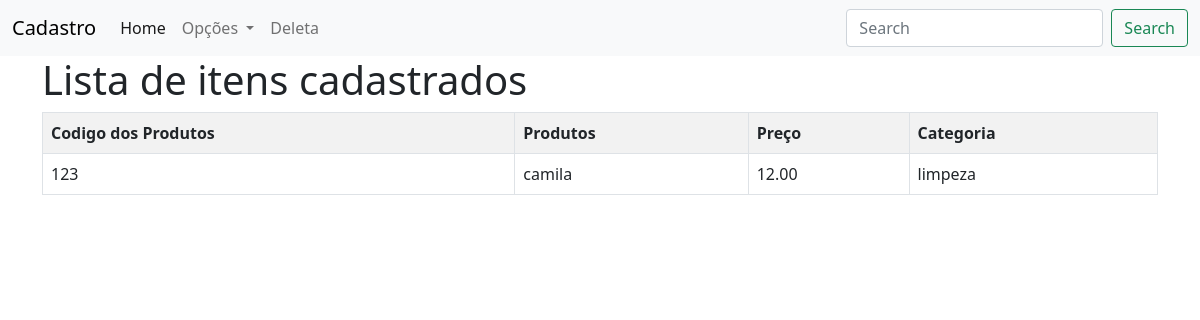
The page /ver_itens on the database as committed earlier.
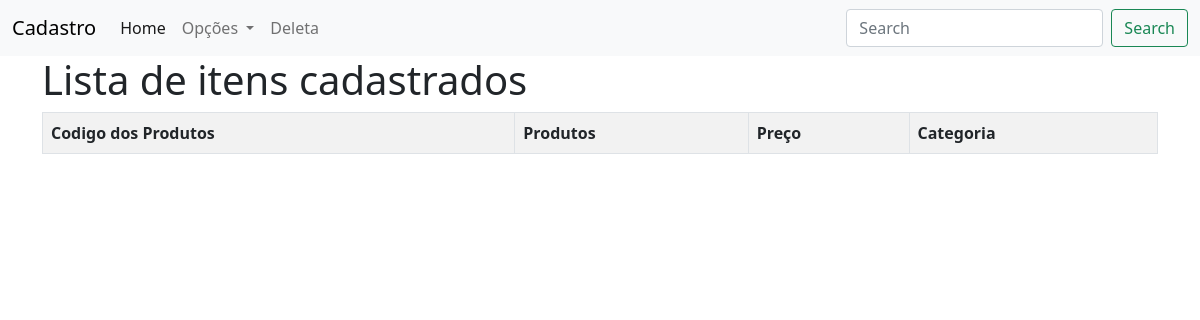
The same page on the database as committed later.
### amz/models.py (models this page shows)
class Produto (models.Model):
    codigo_pro = models.CharField(max_length=100, primary_key=True, blank=False, null=False)
    nome = models.TextField(max_length=50)
    preco = models.DecimalField(max_digits=6, decimal_places=2, default=0.00)
    categoria = models.TextField(max_length=12, default='Sem mais detalhes')
    class Meta:
        ordering = ['-codigo_pro']

### amz/views.py (the view)
# urls.py: path('ver_itens', views.ver_itens, name='ver_itens'),
def ver_itens (request):
    produtos =  Produto.objects.all()
    return render(request, 'usuario/itens.html', {'produtos' : produtos})

### amz/templates/usuario/itens.html
{% extends 'usuario/base.html' %}
{% block conteudo %}
<div class="container">
    <h1>Lista de itens cadastrados</h1>
    <table class="table table-bordered table-striped">
        <tr>
            <th>Codigo dos Produtos</th>
            <th>Produtos</th>
            <th>Preço</th>
            <th>Categoria</th>
        </tr>
        {% for i in produtos %}
        <tr>
            <td>{{i.codigo_pro}}</td>
            <td>{{i.nome}}</td>
            <td>{{i.preco}}</td>
            <td>{{i.categoria}}</td>
        </tr>
        {% endfor %}
    </table>
</div>
{% endblock %}

Rows that differ between the two databases and show on the page:
removed Produto: codigo_pro "123", nome "camila", preco "12.00", categoria "limpeza"
